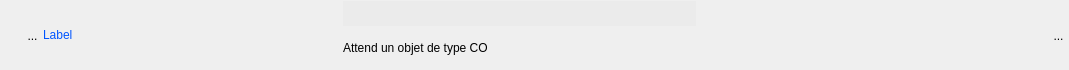
<?xml version="1.0" encoding="UTF-8"?>
<ui version="4.0">
 <class>WidgetSDCO</class>
 <widget class="QWidget" name="WidgetSDCO">
  <property name="geometry">
   <rect>
    <x>0</x>
    <y>0</y>
    <width>1069</width>
    <height>70</height>
   </rect>
  </property>
  <property name="sizePolicy">
   <sizepolicy hsizetype="Preferred" vsizetype="Fixed">
    <horstretch>0</horstretch>
    <verstretch>0</verstretch>
   </sizepolicy>
  </property>
  <property name="minimumSize">
   <size>
    <width>0</width>
    <height>0</height>
   </size>
  </property>
  <property name="windowTitle">
   <string>Form</string>
  </property>
  <layout class="QHBoxLayout" name="horizontalLayout_3">
   <property name="spacing">
    <number>0</number>
   </property>
   <property name="leftMargin">
    <number>1</number>
   </property>
   <property name="topMargin">
    <number>1</number>
   </property>
   <property name="rightMargin">
    <number>0</number>
   </property>
   <property name="bottomMargin">
    <number>0</number>
   </property>
   <item>
    <layout class="QHBoxLayout" name="horizontalLayout">
     <property name="spacing">
      <number>0</number>
     </property>
     <property name="sizeConstraint">
      <enum>QLayout::SetFixedSize</enum>
     </property>
     <item>
      <spacer name="horizontalSpacer_3">
       <property name="orientation">
        <enum>Qt::Horizontal</enum>
       </property>
       <property name="sizeType">
        <enum>QSizePolicy::Fixed</enum>
       </property>
       <property name="sizeHint" stdset="0">
        <size>
         <width>21</width>
         <height>20</height>
        </size>
       </property>
      </spacer>
     </item>
     <item>
      <widget class="MonBoutonValide" name="RBValide">
       <property name="minimumSize">
        <size>
         <width>21</width>
         <height>25</height>
        </size>
       </property>
       <property name="maximumSize">
        <size>
         <width>21</width>
         <height>25</height>
        </size>
       </property>
       <property name="focusPolicy">
        <enum>Qt::ClickFocus</enum>
       </property>
       <property name="toolTip">
        <string>Affiche le rapport de validité du mot-clef</string>
       </property>
       <property name="styleSheet">
        <string notr="true">border : 0px</string>
       </property>
       <property name="text">
        <string>...</string>
       </property>
       <property name="icon">
        <iconset>
         <normaloff>../Editeur/icons/ast-green-ball.png</normaloff>../Editeur/icons/ast-green-ball.png</iconset>
       </property>
       <property name="iconSize">
        <size>
         <width>25</width>
         <height>25</height>
        </size>
       </property>
      </widget>
     </item>
    </layout>
   </item>
   <item>
    <widget class="MonLabelClic" name="label">
     <property name="sizePolicy">
      <sizepolicy hsizetype="Fixed" vsizetype="Fixed">
       <horstretch>0</horstretch>
       <verstretch>0</verstretch>
      </sizepolicy>
     </property>
     <property name="minimumSize">
      <size>
       <width>300</width>
       <height>25</height>
      </size>
     </property>
     <property name="maximumSize">
      <size>
       <width>178</width>
       <height>16777215</height>
      </size>
     </property>
     <property name="frameShape">
      <enum>QFrame::NoFrame</enum>
     </property>
     <property name="text">
      <string>&lt;html&gt;&lt;head/&gt;&lt;body&gt;&lt;p&gt;&lt;span style=&quot; color:#0055ff;&quot;&gt;Label&lt;/span&gt;&lt;/p&gt;&lt;/body&gt;&lt;/html&gt;</string>
     </property>
    </widget>
   </item>
   <item>
    <layout class="QVBoxLayout" name="verticalLayout">
     <property name="spacing">
      <number>0</number>
     </property>
     <item>
      <widget class="QLineEdit" name="lineEditVal">
       <property name="minimumSize">
        <size>
         <width>0</width>
         <height>25</height>
        </size>
       </property>
       <property name="maximumSize">
        <size>
         <width>805</width>
         <height>16777215</height>
        </size>
       </property>
       <property name="styleSheet">
        <string notr="true">background:rgb(235,235,235);
border:0px;</string>
       </property>
      </widget>
     </item>
     <item>
      <widget class="QLabel" name="label_2">
       <property name="text">
        <string>Attend un objet de type CO </string>
       </property>
      </widget>
     </item>
    </layout>
   </item>
   <item>
    <spacer name="horizontalSpacer_2">
     <property name="orientation">
      <enum>Qt::Horizontal</enum>
     </property>
     <property name="sizeType">
      <enum>QSizePolicy::MinimumExpanding</enum>
     </property>
     <property name="sizeHint" stdset="0">
      <size>
       <width>79</width>
       <height>17</height>
      </size>
     </property>
    </spacer>
   </item>
   <item>
    <layout class="QHBoxLayout" name="horizontalLayout_2">
     <property name="spacing">
      <number>0</number>
     </property>
     <item>
      <widget class="QToolButton" name="RBPoubelle">
       <property name="minimumSize">
        <size>
         <width>21</width>
         <height>25</height>
        </size>
       </property>
       <property name="maximumSize">
        <size>
         <width>21</width>
         <height>25</height>
        </size>
       </property>
       <property name="focusPolicy">
        <enum>Qt::ClickFocus</enum>
       </property>
       <property name="toolTip">
        <string>Détruit le mot-clef</string>
       </property>
       <property name="styleSheet">
        <string notr="true">border : 0px</string>
       </property>
       <property name="text">
        <string>...</string>
       </property>
       <property name="icon">
        <iconset>
         <normaloff>../Editeur/icons/deleteRond.png</normaloff>../Editeur/icons/deleteRond.png</iconset>
       </property>
       <property name="iconSize">
        <size>
         <width>25</width>
         <height>25</height>
        </size>
       </property>
      </widget>
     </item>
    </layout>
   </item>
  </layout>
 </widget>
 <customwidgets>
  <customwidget>
   <class>MonBoutonValide</class>
   <extends>QToolButton</extends>
   <header>monBoutonValide.h</header>
  </customwidget>
  <customwidget>
   <class>MonLabelClic</class>
   <extends>QLabel</extends>
   <header>monLabelClic.h</header>
  </customwidget>
 </customwidgets>
 <tabstops>
  <tabstop>lineEditVal</tabstop>
  <tabstop>RBValide</tabstop>
  <tabstop>RBPoubelle</tabstop>
 </tabstops>
 <resources/>
 <connections/>
</ui>
